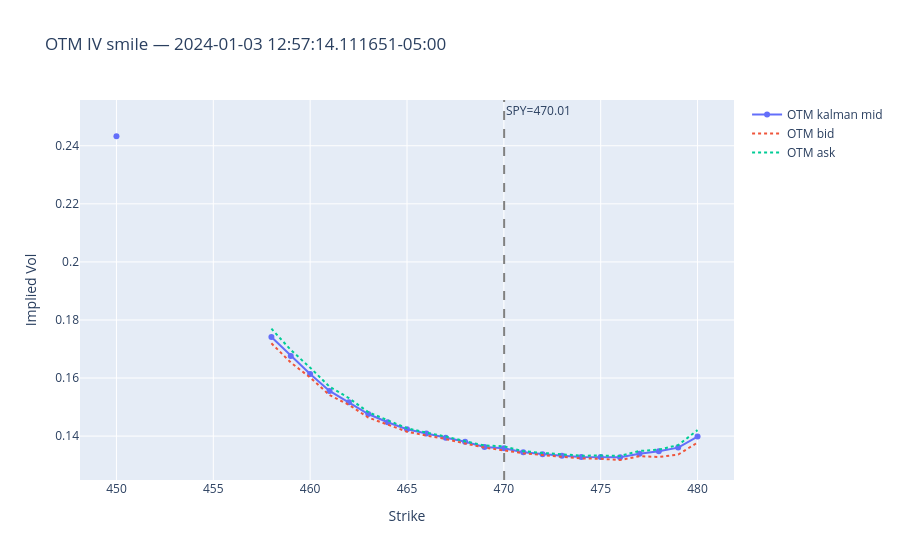

The cell this chart's notebook holds for it:
### Markdown cell above
## OTM smile — puts left wing, calls right wing

### Code cell
# Use the last available SPY price from the snapshot row as the ATM level.
# Below ATM: use put IVs (OTM puts).  Above ATM: use call IVs (OTM calls).

spy_mid = df_spy.filter(pl.col("ts_ns") <= snapshot_ts)["price"][-1]

otm_strikes = sorted(set(strikes_C) | set(strikes_P))
otm_mid, otm_bid, otm_ask = [], [], []

for k in otm_strikes:
    K_int = int(k)
    if k <= spy_mid and f"kalman_iv_{K_int}_P" in row.columns:
        otm_mid.append(row[f"kalman_iv_{K_int}_P"][0])
        otm_bid.append(row[f"bid_iv_{K_int}_P"][0])
        otm_ask.append(row[f"ask_iv_{K_int}_P"][0])
    elif k > spy_mid and f"kalman_iv_{K_int}_C" in row.columns:
        otm_mid.append(row[f"kalman_iv_{K_int}_C"][0])
        otm_bid.append(row[f"bid_iv_{K_int}_C"][0])
        otm_ask.append(row[f"ask_iv_{K_int}_C"][0])
    else:
        otm_mid.append(None)
        otm_bid.append(None)
        otm_ask.append(None)

fig = go.Figure()
fig.add_trace(go.Scatter(x=otm_strikes, y=otm_mid, mode="lines+markers", name="OTM kalman mid"))
fig.add_trace(
    go.Scatter(x=otm_strikes, y=otm_bid, mode="lines", name="OTM bid", line=dict(dash="dot"))
)
fig.add_trace(
    go.Scatter(x=otm_strikes, y=otm_ask, mode="lines", name="OTM ask", line=dict(dash="dot"))
)
fig.add_vline(x=spy_mid, line_dash="dash", line_color="gray", annotation_text=f"SPY={spy_mid:.2f}")
fig.update_layout(
    title=f"OTM IV smile — {snapshot_ts}",
    xaxis_title="Strike",
    yaxis_title="Implied Vol",
)
fig.show()

### Figure 1 — Plotly figure (JSON) as saved in the notebook; plotly's stock layout.template omitted (floating-point values rounded to 4 significant figures)
{"data": [{"mode": "lines+markers", "name": "OTM kalman mid", "type": "scatter", "x": [450, 454, 458, 459, 460, 461, 462, 463, 464, 465, 466, 467, 468, 469, 470, 471, 472, 473, 474, 475, 476, 477, 478, 479, 480], "y": [0.2433, null, 0.1741, 0.1676, 0.1614, 0.1556, 0.1517, 0.1476, 0.1448, 0.1423, 0.1409, 0.1395, 0.138, 0.1363, 0.1358, 0.1345, 0.1338, 0.1332, 0.1328, 0.1328, 0.1327, 0.1339, 0.1348, 0.136, 0.1399]}, {"line": {"dash": "dot"}, "mode": "lines", "name": "OTM bid", "type": "scatter", "x": [450, 454, 458, 459, 460, 461, 462, 463, 464, 465, 466, 467, 468, 469, 470, 471, 472, 473, 474, 475, 476, 477, 478, 479, 480], "y": [0.2372, null, 0.172, 0.1654, 0.1602, 0.1541, 0.1508, 0.1464, 0.144, 0.1415, 0.1402, 0.139, 0.1375, 0.136, 0.1351, 0.1341, 0.1335, 0.1328, 0.1323, 0.1322, 0.1318, 0.1331, 0.1328, 0.1336, 0.1378]}, {"line": {"dash": "dot"}, "mode": "lines", "name": "OTM ask", "type": "scatter", "x": [450, 454, 458, 459, 460, 461, 462, 463, 464, 465, 466, 467, 468, 469, 470, 471, 472, 473, 474, 475, 476, 477, 478, 479, 480], "y": [0.2492, null, 0.177, 0.1697, 0.1636, 0.157, 0.1531, 0.1483, 0.1455, 0.1427, 0.1412, 0.1399, 0.1382, 0.1368, 0.1365, 0.1348, 0.1342, 0.1337, 0.1333, 0.1333, 0.1332, 0.1349, 0.1353, 0.1369, 0.1421]}], "layout": {"annotations": [{"showarrow": false, "text": "SPY=470.01", "x": 470.0, "xanchor": "left", "xref": "x", "y": 1, "yanchor": "top", "yref": "y domain"}], "shapes": [{"line": {"color": "gray", "dash": "dash"}, "type": "line", "x0": 470.0, "x1": 470.0, "xref": "x", "y0": 0, "y1": 1, "yref": "y domain"}], "title": {"text": "OTM IV smile — 2024-01-03 12:57:14.111651-05:00"}, "xaxis": {"title": {"text": "Strike"}}, "yaxis": {"title": {"text": "Implied Vol"}}}}
